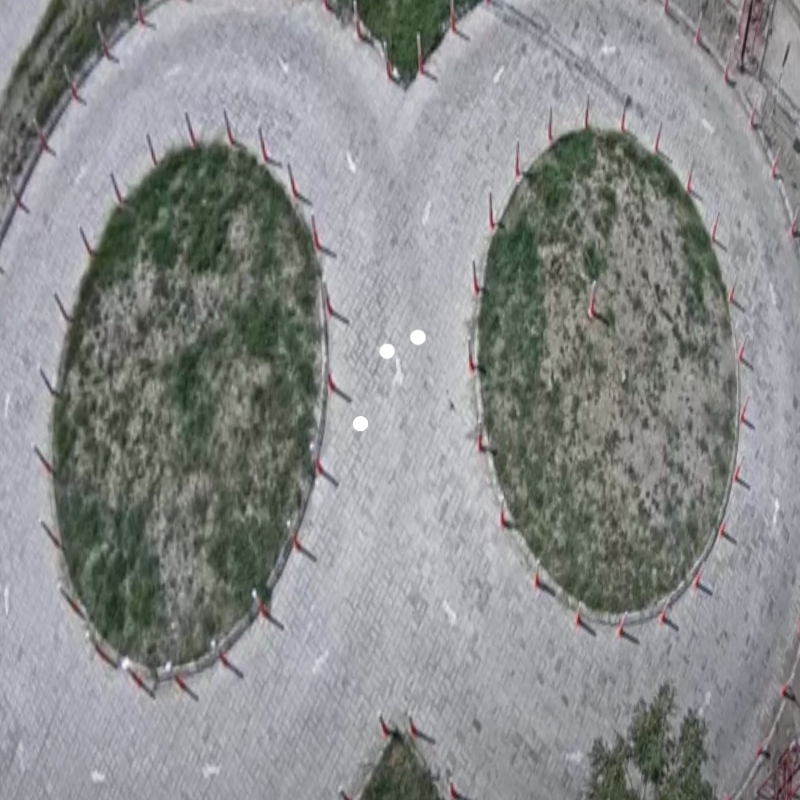
#> input picture topdown_reference.png, 800 x 800 px
$ python lane_mask_shrinker.py
#> lines starting #> are read from the running program, lines starting #| are printed output that depends on the picture
import cv2
import numpy as np

topdown = cv2.imread("topdown_reference.png")
#> topdown is the input picture: shape (800, 800, 3); mean B, G, R 140, 139.9, 137.5
mask = cv2.imread("lane_mask_topdown.png", 0)
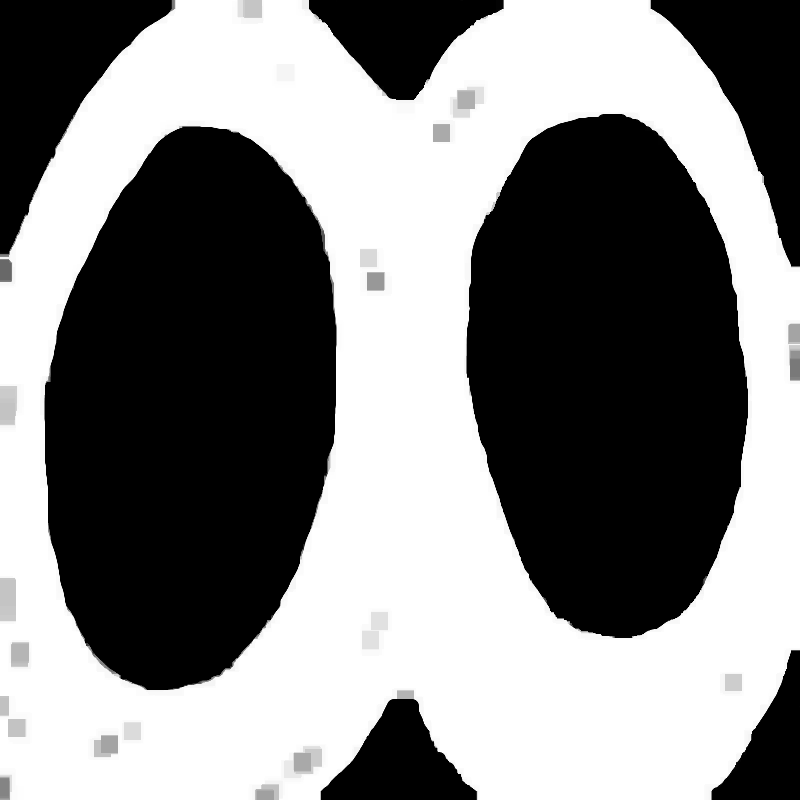
#> input picture lane_mask_topdown.png, 800 x 800 px
#> mask is the input picture: shape (800, 800); min 0, max 255, mean 132.4

overlay = topdown.copy()
overlay[mask == 255] = (0, 255, 0)
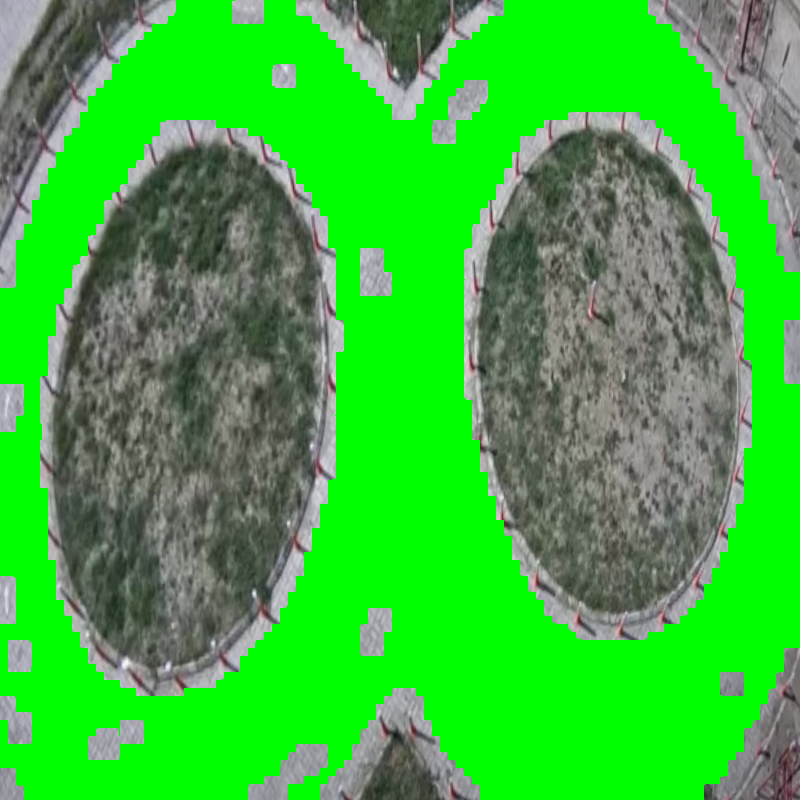
#> overlay: shape (800, 800, 3); mean B, G, R 60.1, 182.2, 61.4

cv2.imshow(
    "Lane Overlay Check",
    cv2.addWeighted(topdown, 0.7, overlay, 0.3, 0)
)
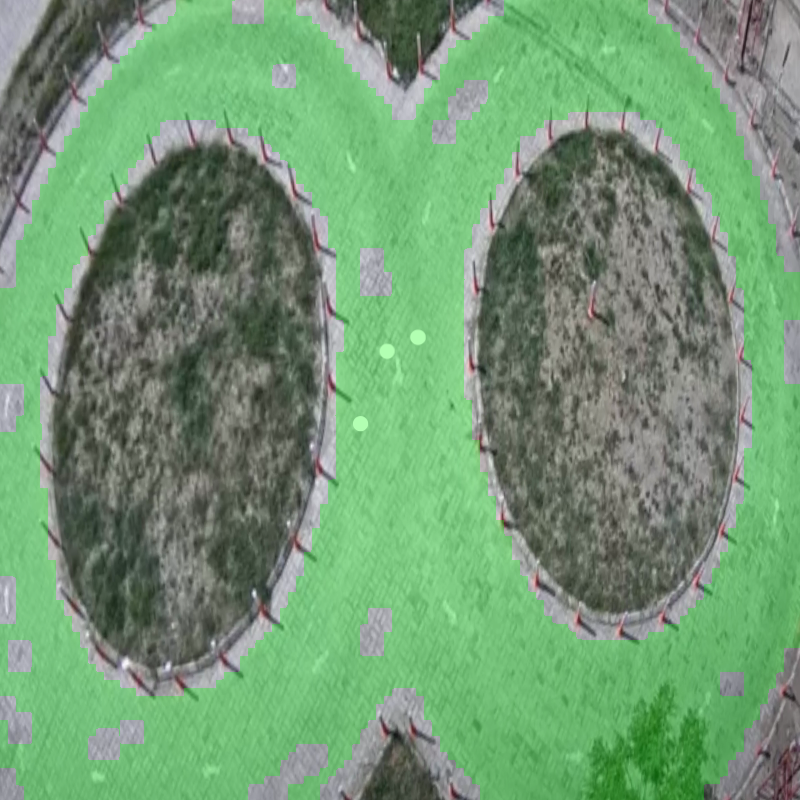
#> window 'Lane Overlay Check': shape (800, 800, 3); mean B, G, R 116, 152.6, 114.7
cv2.waitKey(0)
cv2.destroyAllWindows()
